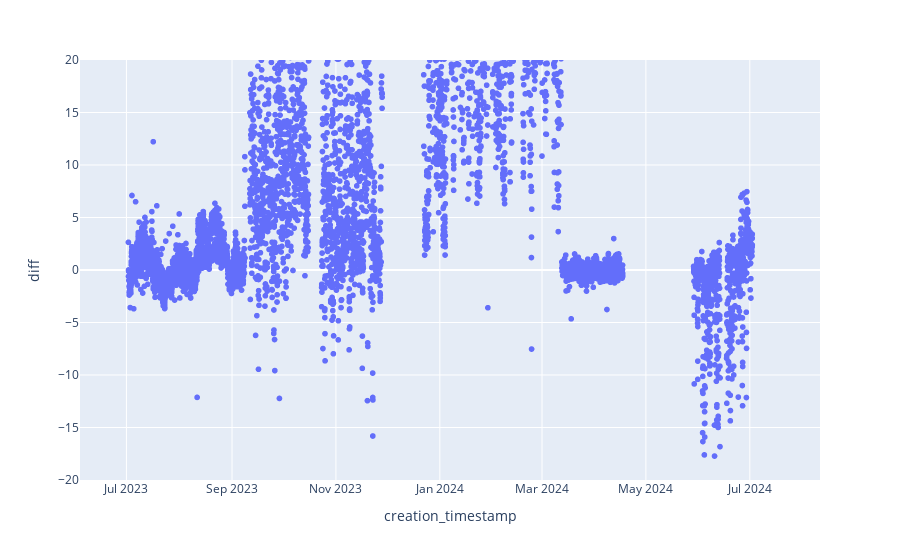
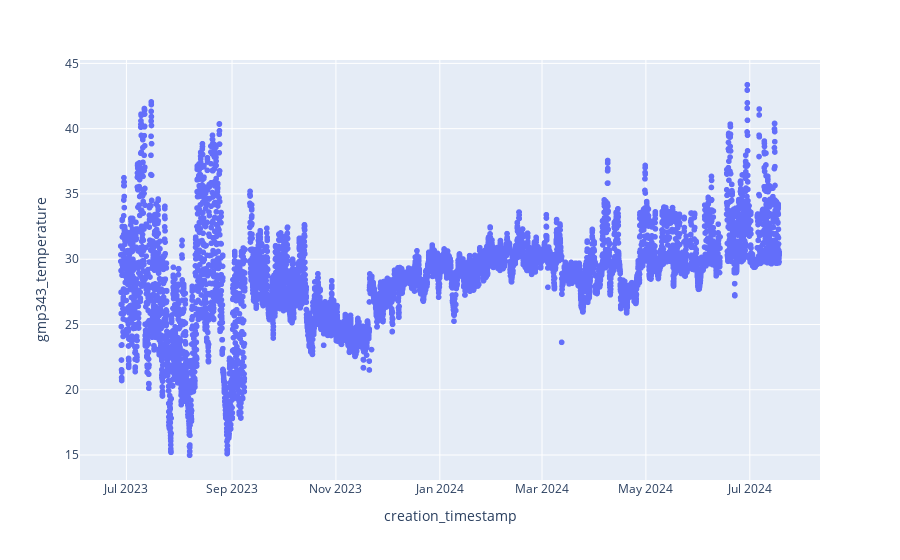

Source (notebook cell) for these figures, in order:
### Code cell
fig = px.scatter(df_1h.filter(pl.col("system_id") == 2), x="creation_timestamp", y = "diff")
fig.update_layout(yaxis_range=[-20,20])
fig.show()

fig = px.scatter(df_1h.filter(pl.col("system_id") == 2), x="creation_timestamp", y = "gmp343_temperature")
fig.show()

### Figure 1 — Plotly figure (JSON) as saved in the notebook; plotly's stock layout.template omitted (floating-point values rounded to 4 significant figures; data arrays with more than 128 entries replaced by an {"elided": "..."} marker saying what was removed)
{"data": [{"hovertemplate": "creation_timestamp=%{x}<br>diff=%{y}<extra></extra>", "legendgroup": "", "marker": {"color": "#636efa", "symbol": "circle"}, "mode": "markers", "name": "", "showlegend": false, "type": "scattergl", "x": {"elided": "9017 str values"}, "xaxis": "x", "y": {"elided": "9017 float values"}, "yaxis": "y"}], "layout": {"legend": {"tracegroupgap": 0}, "margin": {"t": 60}, "xaxis": {"anchor": "y", "domain": [0, 1], "title": {"text": "creation_timestamp"}}, "yaxis": {"anchor": "x", "domain": [0, 1], "range": [-20, 20], "title": {"text": "diff"}}}}

### Figure 2 — Plotly figure (JSON) as saved in the notebook; plotly's stock layout.template omitted (floating-point values rounded to 4 significant figures; data arrays with more than 128 entries replaced by an {"elided": "..."} marker saying what was removed)
{"data": [{"hovertemplate": "creation_timestamp=%{x}<br>gmp343_temperature=%{y}<extra></extra>", "legendgroup": "", "marker": {"color": "#636efa", "symbol": "circle"}, "mode": "markers", "name": "", "showlegend": false, "type": "scattergl", "x": {"elided": "9017 str values"}, "xaxis": "x", "y": {"elided": "9017 float values"}, "yaxis": "y"}], "layout": {"legend": {"tracegroupgap": 0}, "margin": {"t": 60}, "xaxis": {"anchor": "y", "domain": [0, 1], "title": {"text": "creation_timestamp"}}, "yaxis": {"anchor": "x", "domain": [0, 1], "title": {"text": "gmp343_temperature"}}}}
